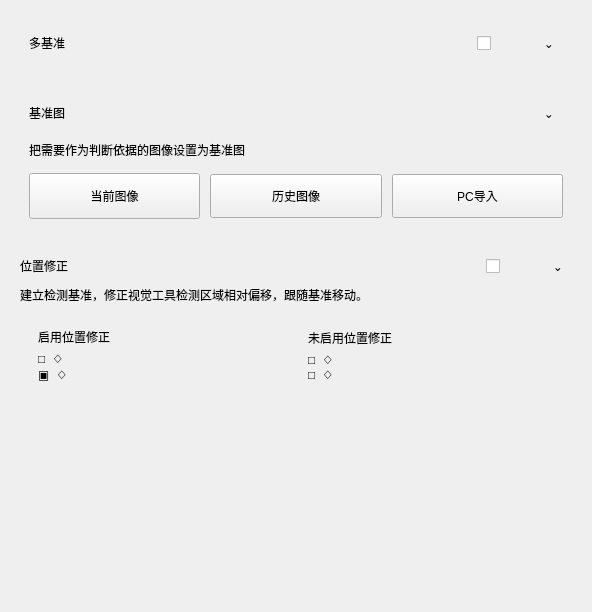
           <widget class="QWidget" name="referenceParamsScrollContent">
            <property name="geometry">
             <rect>
              <x>0</x>
              <y>0</y>
              <width>592</width>
              <height>612</height>
             </rect>
            </property>
            <layout class="QVBoxLayout" name="verticalLayout_2">
             <item>
              <widget class="QFrame" name="multiReferenceCard">
               <property name="frameShape">
                <enum>QFrame::NoFrame</enum>
               </property>
               <property name="card" stdset="0">
                <bool>true</bool>
               </property>
               <layout class="QVBoxLayout" name="verticalLayout_multiReferenceCard">
                <property name="spacing">
                 <number>14</number>
                </property>
                <property name="leftMargin">
                 <number>18</number>
                </property>
                <property name="topMargin">
                 <number>18</number>
                </property>
                <property name="rightMargin">
                 <number>18</number>
                </property>
                <property name="bottomMargin">
                 <number>18</number>
                </property>
                <item>
                 <widget class="QFrame" name="multiReferenceCardHeaderFrame">
                  <property name="frameShape">
                   <enum>QFrame::NoFrame</enum>
                  </property>
                  <layout class="QHBoxLayout" name="horizontalLayout_multiReferenceCardHeader">
                   <property name="spacing">
                    <number>0</number>
                   </property>
                   <property name="leftMargin">
                    <number>0</number>
                   </property>
                   <property name="topMargin">
                    <number>0</number>
                   </property>
                   <property name="rightMargin">
                    <number>0</number>
                   </property>
                   <property name="bottomMargin">
                    <number>0</number>
                   </property>
                   <item>
                    <widget class="QLabel" name="multiReferenceCardTitleLabel">
                     <property name="text">
                      <string>多基准</string>
                     </property>
                     <property name="cardTitle" stdset="0">
                      <bool>true</bool>
                     </property>
                    </widget>
                   </item>
                   <item>
                    <spacer name="horizontalSpacer_multiReferenceCardHeader">
                     <property name="orientation">
                      <enum>Qt::Horizontal</enum>
                     </property>
                     <property name="sizeHint" stdset="0">
                      <size>
                       <width>40</width>
                       <height>20</height>
                      </size>
                     </property>
                    </spacer>
                   </item>
                   <item>
                    <widget class="QCheckBox" name="multiReferenceCheckBox">
                     <property name="minimumSize">
                      <size>
                       <width>58</width>
                       <height>28</height>
                      </size>
                     </property>
                     <property name="text">
                      <string/>
                     </property>
                    </widget>
                   </item>
                   <item>
                    <widget class="QToolButton" name="multiReferenceCardCollapseButton">
                     <property name="minimumSize">
                      <size>
                       <width>28</width>
                       <height>28</height>
                      </size>
                     </property>
                     <property name="visible">
                      <bool>false</bool>
                     </property>
                     <property name="text">
                      <string>⌄</string>
                     </property>
                     <property name="autoRaise">
                      <bool>true</bool>
                     </property>
                    </widget>
                   </item>
                  </layout>
                 </widget>
                </item>
               </layout>
              </widget>
             </item>
             <item>
              <widget class="QFrame" name="referenceCard">
               <property name="frameShape">
                <enum>QFrame::NoFrame</enum>
               </property>
               <property name="card" stdset="0">
                <bool>true</bool>
               </property>
               <layout class="QVBoxLayout" name="verticalLayout_referenceCard">
                <property name="spacing">
                 <number>14</number>
                </property>
                <property name="leftMargin">
                 <number>18</number>
                </property>
                <property name="topMargin">
                 <number>18</number>
                </property>
                <property name="rightMargin">
                 <number>18</number>
                </property>
                <property name="bottomMargin">
                 <number>18</number>
                </property>
                <item>
                 <widget class="QFrame" name="referenceCardHeaderFrame">
                  <property name="frameShape">
                   <enum>QFrame::NoFrame</enum>
                  </property>
                  <layout class="QHBoxLayout" name="horizontalLayout_referenceCardHeader">
                   <property name="spacing">
                    <number>0</number>
                   </property>
                   <property name="leftMargin">
                    <number>0</number>
                   </property>
                   <property name="topMargin">
                    <number>0</number>
                   </property>
                   <property name="rightMargin">
                    <number>0</number>
                   </property>
                   <property name="bottomMargin">
                    <number>0</number>
                   </property>
                   <item>
                    <widget class="QLabel" name="referenceCardTitleLabel">
                     <property name="text">
                      <string>基准图</string>
                     </property>
                     <property name="cardTitle" stdset="0">
                      <bool>true</bool>
                     </property>
                    </widget>
                   </item>
                   <item>
                    <spacer name="horizontalSpacer_referenceCardHeader">
                     <property name="orientation">
                      <enum>Qt::Horizontal</enum>
                     </property>
                     <property name="sizeHint" stdset="0">
                      <size>
                       <width>40</width>
                       <height>20</height>
                      </size>
                     </property>
                    </spacer>
                   </item>
                   <item>
                    <widget class="QToolButton" name="referenceCardCollapseButton">
                     <property name="minimumSize">
                      <size>
                       <width>28</width>
                       <height>28</height>
                      </size>
                     </property>
                     <property name="text">
                      <string>⌄</string>
                     </property>
                     <property name="autoRaise">
                      <bool>true</bool>
                     </property>
                    </widget>
                   </item>
                  </layout>
                 </widget>
                </item>
                <item>
                 <widget class="QLabel" name="referenceHintLabel">
                  <property name="text">
                   <string>把需要作为判断依据的图像设置为基准图</string>
                  </property>
                  <property name="wordWrap">
                   <bool>true</bool>
                  </property>
                  <property name="hint" stdset="0">
                   <bool>true</bool>
                  </property>
                 </widget>
                </item>
                <item>
                 <widget class="QFrame" name="referenceButtonFrame">
                  <property name="frameShape">
                   <enum>QFrame::NoFrame</enum>
                  </property>
                  <layout class="QHBoxLayout" name="horizontalLayout_referenceButtons">
                   <property name="spacing">
                    <number>10</number>
                   </property>
                   <property name="leftMargin">
                    <number>0</number>
                   </property>
                   <property name="topMargin">
                    <number>0</number>
                   </property>
                   <property name="rightMargin">
                    <number>0</number>
                   </property>
                   <property name="bottomMargin">
                    <number>0</number>
                   </property>
                   <item>
                    <widget class="QPushButton" name="currentImageButton">
                     <property name="minimumSize">
                      <size>
                       <width>150</width>
                       <height>46</height>
                      </size>
                     </property>
                     <property name="text">
                      <string>当前图像</string>
                     </property>
                     <property name="icon">
                      <iconset resource="../resources/resources.qrc">
                       <normaloff>:/icons/camera.svg</normaloff>:/icons/camera.svg</iconset>
                     </property>
                     <property name="iconSize">
                      <size>
                       <width>24</width>
                       <height>24</height>
                      </size>
                     </property>
                    </widget>
                   </item>
                   <item>
                    <widget class="QPushButton" name="historyImageButton">
                     <property name="minimumSize">
                      <size>
                       <width>150</width>
                       <height>44</height>
                      </size>
                     </property>
                     <property name="text">
                      <string>历史图像</string>
                     </property>
                     <property name="icon">
                      <iconset resource="../resources/resources.qrc">
                       <normaloff>:/icons/add.svg</normaloff>:/icons/add.svg</iconset>
                     </property>
                     <property name="iconSize">
                      <size>
                       <width>24</width>
                       <height>24</height>
                      </size>
                     </property>
                    </widget>
                   </item>
                   <item>
                    <widget class="QPushButton" name="pcImportButton">
                     <property name="minimumSize">
                      <size>
                       <width>150</width>
                       <height>44</height>
                      </size>
                     </property>
                     <property name="text">
                      <string>PC导入</string>
                     </property>
                     <property name="icon">
                      <iconset resource="../resources/resources.qrc">
                       <normaloff>:/icons/add.svg</normaloff>:/icons/add.svg</iconset>
                     </property>
                     <property name="iconSize">
                      <size>
                       <width>24</width>
                       <height>24</height>
                      </size>
                     </property>
                    </widget>
                   </item>
                  </layout>
                 </widget>
                </item>
               </layout>
              </widget>
             </item>
             <item>
              <widget class="QFrame" name="positionCorrectionCard">
               <property name="frameShape">
                <enum>QFrame::NoFrame</enum>
               </property>
               <property name="card" stdset="0">
                <bool>true</bool>
               </property>
               <layout class="QVBoxLayout" name="verticalLayout">
                <item>
                 <widget class="QFrame" name="positionCorrectionCardHeaderFrame">
                  <property name="frameShape">
                   <enum>QFrame::NoFrame</enum>
                  </property>
                  <layout class="QHBoxLayout" name="horizontalLayout_positionCorrectionCardHeader">
                   <property name="spacing">
                    <number>0</number>
                   </property>
                   <property name="leftMargin">
                    <number>0</number>
                   </property>
                   <property name="topMargin">
                    <number>0</number>
                   </property>
                   <property name="rightMargin">
                    <number>0</number>
                   </property>
                   <property name="bottomMargin">
                    <number>0</number>
                   </property>
                   <item>
                    <widget class="QLabel" name="positionCorrectionCardTitleLabel">
                     <property name="text">
                      <string>位置修正</string>
                     </property>
                     <property name="cardTitle" stdset="0">
                      <bool>true</bool>
                     </property>
                    </widget>
                   </item>
                   <item>
                    <spacer name="horizontalSpacer_positionCorrectionCardHeader">
                     <property name="orientation">
                      <enum>Qt::Horizontal</enum>
                     </property>
                     <property name="sizeHint" stdset="0">
                      <size>
                       <width>40</width>
                       <height>20</height>
                      </size>
                     </property>
                    </spacer>
                   </item>
                   <item>
                    <widget class="QCheckBox" name="positionCorrectionCheckBox">
                     <property name="minimumSize">
                      <size>
                       <width>58</width>
                       <height>28</height>
                      </size>
                     </property>
                     <property name="text">
                      <string/>
                     </property>
                    </widget>
                   </item>
                   <item>
                    <widget class="QToolButton" name="positionCorrectionCardCollapseButton">
                     <property name="minimumSize">
                      <size>
                       <width>28</width>
                       <height>28</height>
                      </size>
                     </property>
                     <property name="visible">
                      <bool>false</bool>
                     </property>
                     <property name="text">
                      <string>⌄</string>
                     </property>
                     <property name="autoRaise">
                      <bool>true</bool>
                     </property>
                    </widget>
                   </item>
                  </layout>
                 </widget>
                </item>
                <item>
                 <widget class="QLabel" name="positionCorrectionHintLabel">
                  <property name="text">
                   <string>建立检测基准，修正视觉工具检测区域相对偏移，跟随基准移动。</string>
                  </property>
                  <property name="wordWrap">
                   <bool>true</bool>
                  </property>
                  <property name="hint" stdset="0">
                   <bool>true</bool>
                  </property>
                 </widget>
                </item>
                <item>
                 <widget class="QFrame" name="correctionExampleFrame">
                  <property name="frameShape">
                   <enum>QFrame::NoFrame</enum>
                  </property>
                  <layout class="QHBoxLayout" name="horizontalLayout">
                   <item>
                    <widget class="QFrame" name="enabledCorrectionPreview">
                     <property name="frameShape">
                      <enum>QFrame::NoFrame</enum>
                     </property>
                     <property name="examplePanel" stdset="0">
                      <bool>true</bool>
                     </property>
                     <layout class="QGridLayout" name="gridLayout">
                      <item row="0" column="0">
                       <widget class="QLabel" name="enabledCorrectionTitleLabel">
                        <property name="text">
                         <string>启用位置修正</string>
                        </property>
                        <property name="greenText" stdset="0">
                         <bool>true</bool>
                        </property>
                       </widget>
                      </item>
                      <item row="1" column="0">
                       <widget class="QLabel" name="enabledCorrectionImageLabel">
                        <property name="text">
                         <string>□  ◇
▣  ◇</string>
                        </property>
                        <property name="correctionPreview" stdset="0">
                         <bool>true</bool>
                        </property>
                       </widget>
                      </item>
                     </layout>
                    </widget>
                   </item>
                   <item>
                    <widget class="QFrame" name="disabledCorrectionPreview">
                     <property name="frameShape">
                      <enum>QFrame::NoFrame</enum>
                     </property>
                     <property name="examplePanel" stdset="0">
                      <bool>true</bool>
                     </property>
                     <layout class="QGridLayout" name="gridLayout_2">
                      <item row="0" column="0">
                       <widget class="QLabel" name="disabledCorrectionTitleLabel">
                        <property name="text">
                         <string>未启用位置修正</string>
                        </property>
                        <property name="redText" stdset="0">
                         <bool>true</bool>
                        </property>
                       </widget>
                      </item>
                      <item row="1" column="0">
                       <widget class="QLabel" name="disabledCorrectionImageLabel">
                        <property name="text">
                         <string>□  ◇
□  ◇</string>
                        </property>
                        <property name="correctionPreview" stdset="0">
                         <bool>true</bool>
                        </property>
                       </widget>
                      </item>
                     </layout>
                    </widget>
                   </item>
                  </layout>
                 </widget>
                </item>
               </layout>
              </widget>
             </item>
             <item>
              <spacer name="verticalSpacer_referenceParams">
               <property name="orientation">
                <enum>Qt::Vertical</enum>
               </property>
               <property name="sizeHint" stdset="0">
                <size>
                 <width>20</width>
                 <height>20</height>
                </size>
               </property>
              </spacer>
             </item>
            </layout>
           </widget>
